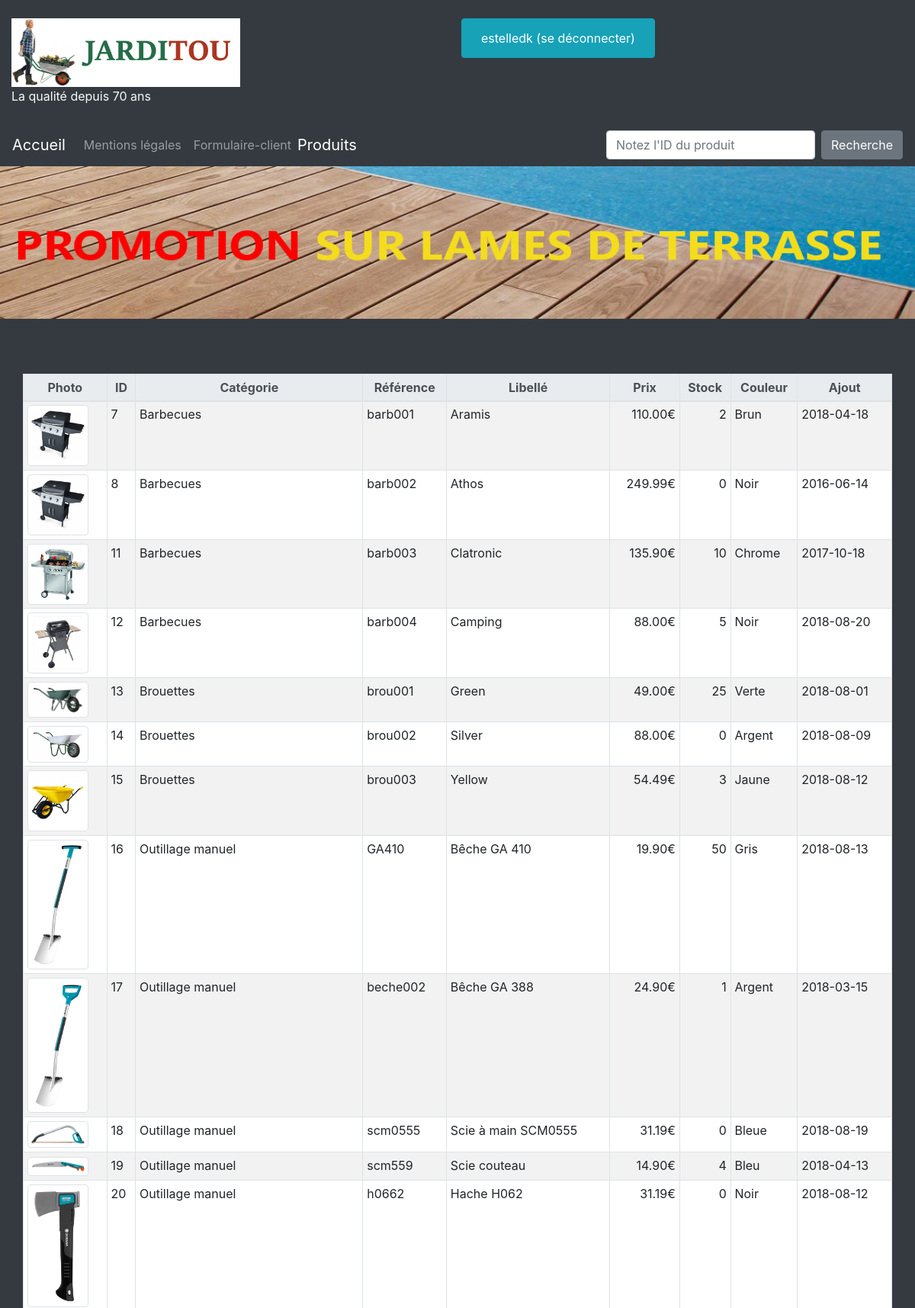
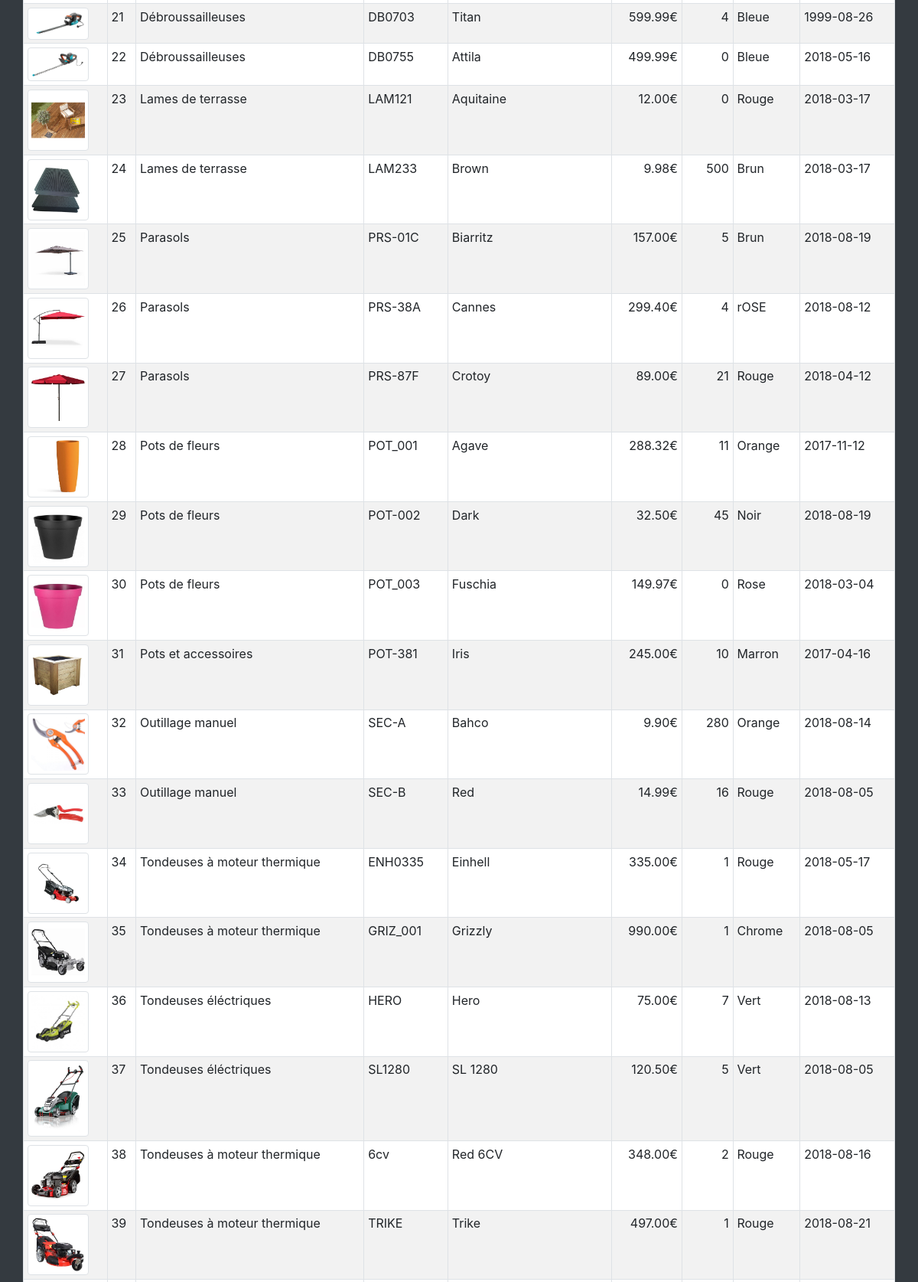
The page /views/products.php (signed in, upper part) on the database its author committed (2 pictures, top to bottom).
### tables this page shows
CREATE TABLE IF NOT EXISTS `produits` (
  `pro_id` int(10) UNSIGNED NOT NULL AUTO_INCREMENT COMMENT 'Clé de la table produits',
  `pro_cat_id` int(10) UNSIGNED NOT NULL COMMENT 'Catégorie du produit',
  `pro_ref` varchar(10) NOT NULL COMMENT 'Référence produit',
  `pro_libelle` varchar(200) NOT NULL COMMENT 'Nom du produit',
  `pro_description` varchar(1000) DEFAULT NULL COMMENT 'Description du produit',
  `pro_prix` decimal(6,2) UNSIGNED NOT NULL COMMENT 'Prix ',
  `pro_stock` int(11) NOT NULL DEFAULT '0' COMMENT 'Nombre d''unités en stock',
  `pro_couleur` varchar(30) DEFAULT NULL COMMENT 'Couleur',
  `pro_photo` varchar(4) DEFAULT 'jpg' COMMENT 'Extension de la photo',
  `pro_d_ajout` date NOT NULL COMMENT 'Date d''ajout',
  `pro_d_modif` datetime DEFAULT NULL COMMENT 'Date de modification',
  `pro_bloque` tinyint(1) DEFAULT NULL COMMENT 'Bloquer le produit à la vente',
  PRIMARY KEY (`pro_id`),
  UNIQUE KEY `idx_pro_ref` (`pro_ref`),
  KEY `fk_produits_cat_id` (`pro_cat_id`)
);

CREATE TABLE IF NOT EXISTS `categories` (
  `cat_id` int(10) UNSIGNED NOT NULL AUTO_INCREMENT COMMENT 'Clé de la table catégorie',
  `cat_nom` varchar(200) NOT NULL COMMENT 'Nom de la catégorie',
  `cat_parent` int(10) UNSIGNED DEFAULT NULL COMMENT 'Catégorie parente',
  PRIMARY KEY (`cat_id`),
  KEY `fk_categories_cat_parent` (`cat_parent`)
);

### model/modProducts.php (called while the page is built)
<?php
$selectProduits = 'SELECT * FROM `produits`
                INNER JOIN `categories`
                ON produits.pro_cat_id = categories.cat_id';
$requeteProduits = $db->query($selectProduits);
$fetchProduits = $requeteProduits->fetchAll(PDO::FETCH_OBJ);
?>

### views/products.php (the view, shortened to what this page needs)
<?php
include ('header1headSession.php'); ?>
    <?php
include ('header2bodyImg.php');
include ('header3Navbar.php');
include ('../controler/connexionBase.php');
include ('../model/modProducts.php');
?>
<div class="container-fluid bg-dark">
    <br><br>
    <div class="table table-responsive">
        <br>
        <table class="container table table-bordered table-striped table-sm table-hover">
            <thead class="thead-light">
                <tr>
                    <th class="text-center">Photo</th>
                    <th class="text-center">ID</th>
                    <th class="text-center">Catégorie</th>
                    <th class="text-center">Référence</th>
                    <th class="text-center">Libellé</th>
                    <th class="text-center">Prix</th>
                    <th class="text-center">Stock</th>
                    <th class="text-center">Couleur</th>
                    <th class="text-center">Ajout</th>
                </tr>
            </thead>
            <tbody>
            <?php
                foreach($fetchProduits as $prod)
                { ?>
                    <tr>
		    <td><a href="formulaireUpdate.php?pro_id=<?php echo $prod->pro_id ?>">
                            <img class="img-thumbnail" height="80px" width="80px" src="../assets/img/<?php echo $prod->pro_id . "." . $prod->pro_photo ?>"></a></td>
			    <td><?php echo $prod->pro_id ?></td>
      <td><?php echo $prod->cat_nom ?></td>
	    <td><?php echo $prod->pro_ref ?></td>
	    <td><?php echo $prod->pro_libelle ?></td>
		    <td class="text-right"><?php echo $prod->pro_prix ?>€</td>
		    <td class="text-right"><?php echo $prod->pro_stock ?></td>
	    <td><?php echo $prod->pro_couleur ?></td>
		<td><?php echo $prod->pro_d_ajout ?></td>
                    </tr>
                    <?php
                } ?>
            </tbody>
        </table>
    </div><br>
</div>
</body>
</html>

### rows shown on the page
produits: pro_id "7", pro_cat.cat_nom "Barbecues", pro_ref "barb001", pro_libelle "Aramis", pro_prix "110.00", pro_stock "2", pro_couleur "Brun", pro_d_ajout "2018-04-18"
produits: pro_id "8", pro_cat.cat_nom "Barbecues", pro_ref "barb002", pro_libelle "Athos", pro_prix "249.99", pro_stock "0", pro_couleur "Noir", pro_d_ajout "2016-06-14"
produits: shows a picture, pro_id "11", pro_cat.cat_nom "Barbecues", pro_ref "barb003", pro_libelle "Clatronic", pro_prix "135.90", pro_stock "10", pro_couleur "Chrome", pro_d_ajout "2017-10-18"
produits: shows a picture, pro_id "12", pro_cat.cat_nom "Barbecues", pro_ref "barb004", pro_libelle "Camping", pro_prix "88.00", pro_stock "5", pro_couleur "Noir", pro_d_ajout "2018-08-20"
produits: shows a picture, pro_id "13", pro_cat.cat_nom "Brouettes", pro_ref "brou001", pro_libelle "Green", pro_prix "49.00", pro_stock "25", pro_couleur "Verte", pro_d_ajout "2018-08-01"
produits: shows a picture, pro_id "14", pro_cat.cat_nom "Brouettes", pro_ref "brou002", pro_libelle "Silver", pro_prix "88.00", pro_stock "0", pro_couleur "Argent", pro_d_ajout "2018-08-09"
produits: shows a picture, pro_id "15", pro_cat.cat_nom "Brouettes", pro_ref "brou003", pro_libelle "Yellow", pro_prix "54.49", pro_stock "3", pro_couleur "Jaune", pro_d_ajout "2018-08-12"
produits: shows a picture, pro_id "16", pro_cat.cat_nom "Outillage manuel", pro_ref "GA410", pro_libelle "Bêche GA 410", pro_prix "19.90", pro_stock "50", pro_couleur "Gris", pro_d_ajout "2018-08-13"
produits: shows a picture, pro_id "17", pro_cat.cat_nom "Outillage manuel", pro_ref "beche002", pro_libelle "Bêche GA 388", pro_prix "24.90", pro_stock "1", pro_couleur "Argent", pro_d_ajout "2018-03-15"
produits: shows a picture, pro_id "18", pro_cat.cat_nom "Outillage manuel", pro_ref "scm0555", pro_libelle "Scie à main SCM0555", pro_prix "31.19", pro_stock "0", pro_couleur "Bleue", pro_d_ajout "2018-08-19"
produits: shows a picture, pro_id "19", pro_cat.cat_nom "Outillage manuel", pro_ref "scm559", pro_libelle "Scie couteau", pro_prix "14.90", pro_stock "4", pro_couleur "Bleu", pro_d_ajout "2018-04-13"
produits: shows a picture, pro_id "20", pro_cat.cat_nom "Outillage manuel", pro_ref "h0662", pro_libelle "Hache H062", pro_prix "31.19", pro_stock "0", pro_couleur "Noir", pro_d_ajout "2018-08-12"
produits: shows a picture, pro_id "21", pro_cat.cat_nom "Débroussailleuses", pro_ref "DB0703", pro_libelle "Titan", pro_prix "599.99", pro_stock "4", pro_couleur "Bleue", pro_d_ajout "1999-08-26"
produits: shows a picture, pro_id "22", pro_cat.cat_nom "Débroussailleuses", pro_ref "DB0755", pro_libelle "Attila", pro_prix "499.99", pro_stock "0", pro_couleur "Bleue", pro_d_ajout "2018-05-16"
produits: shows a picture, pro_id "23", pro_cat.cat_nom "Lames de terrasse", pro_ref "LAM121", pro_libelle "Aquitaine", pro_prix "12.00", pro_stock "0", pro_couleur "Rouge", pro_d_ajout "2018-03-17"
produits: shows a picture, pro_id "24", pro_cat.cat_nom "Lames de terrasse", pro_ref "LAM233", pro_libelle "Brown", pro_prix "9.98", pro_stock "500", pro_couleur "Brun", pro_d_ajout "2018-03-17"
produits: shows a picture, pro_id "25", pro_cat.cat_nom "Parasols", pro_ref "PRS-01C", pro_libelle "Biarritz", pro_prix "157.00", pro_stock "5", pro_couleur "Brun", pro_d_ajout "2018-08-19"
produits: shows a picture, pro_id "26", pro_cat.cat_nom "Parasols", pro_ref "PRS-38A", pro_libelle "Cannes", pro_prix "299.40", pro_stock "4", pro_couleur "rOSE", pro_d_ajout "2018-08-12"
produits: shows a picture, pro_id "27", pro_cat.cat_nom "Parasols", pro_ref "PRS-87F", pro_libelle "Crotoy", pro_prix "89.00", pro_stock "21", pro_couleur "Rouge", pro_d_ajout "2018-04-12"
produits: shows a picture, pro_id "28", pro_cat.cat_nom "Pots de fleurs", pro_ref "POT_001", pro_libelle "Agave", pro_prix "288.32", pro_stock "11", pro_couleur "Orange", pro_d_ajout "2017-11-12"
produits: shows a picture, pro_id "29", pro_cat.cat_nom "Pots de fleurs", pro_ref "POT-002", pro_libelle "Dark", pro_prix "32.50", pro_stock "45", pro_couleur "Noir", pro_d_ajout "2018-08-19"
produits: shows a picture, pro_id "30", pro_cat.cat_nom "Pots de fleurs", pro_ref "POT_003", pro_libelle "Fuschia", pro_prix "149.97", pro_stock "0", pro_couleur "Rose", pro_d_ajout "2018-03-04"
produits: shows a picture, pro_id "31", pro_cat.cat_nom "Pots et accessoires", pro_ref "POT-381", pro_libelle "Iris", pro_prix "245.00", pro_stock "10", pro_couleur "Marron", pro_d_ajout "2017-04-16"
produits: shows a picture, pro_id "32", pro_cat.cat_nom "Outillage manuel", pro_ref "SEC-A", pro_libelle "Bahco", pro_prix "9.90", pro_stock "280", pro_couleur "Orange", pro_d_ajout "2018-08-14"
produits: shows a picture, pro_id "33", pro_cat.cat_nom "Outillage manuel", pro_ref "SEC-B", pro_libelle "Red", pro_prix "14.99", pro_stock "16", pro_couleur "Rouge", pro_d_ajout "2018-08-05"
produits: shows a picture, pro_id "34", pro_cat.cat_nom "Tondeuses à moteur thermique", pro_ref "ENH0335", pro_libelle "Einhell", pro_prix "335.00", pro_stock "1", pro_couleur "Rouge", pro_d_ajout "2018-05-17"
produits: shows a picture, pro_id "35", pro_cat.cat_nom "Tondeuses à moteur thermique", pro_ref "GRIZ_001", pro_libelle "Grizzly", pro_prix "990.00", pro_stock "1", pro_couleur "Chrome", pro_d_ajout "2018-08-05"
produits: shows a picture, pro_id "36", pro_cat.cat_nom "Tondeuses éléctriques", pro_ref "HERO", pro_libelle "Hero", pro_prix "75.00", pro_stock "7", pro_couleur "Vert", pro_d_ajout "2018-08-13"
produits: shows a picture, pro_id "37", pro_cat.cat_nom "Tondeuses éléctriques", pro_ref "SL1280", pro_libelle "SL 1280", pro_prix "120.50", pro_stock "5", pro_couleur "Vert", pro_d_ajout "2018-08-05"
produits: shows a picture, pro_id "38", pro_cat.cat_nom "Tondeuses à moteur thermique", pro_ref "6cv", pro_libelle "Red 6CV", pro_prix "348.00", pro_stock "2", pro_couleur "Rouge", pro_d_ajout "2018-08-16"
produits: shows a picture, pro_id "39", pro_cat.cat_nom "Tondeuses à moteur thermique", pro_ref "TRIKE", pro_libelle "Trike", pro_prix "497.00", pro_stock "1", pro_couleur "Rouge", pro_d_ajout "2018-08-21"

### other values the page prints
$_SESSION['login'] "estelledk"
